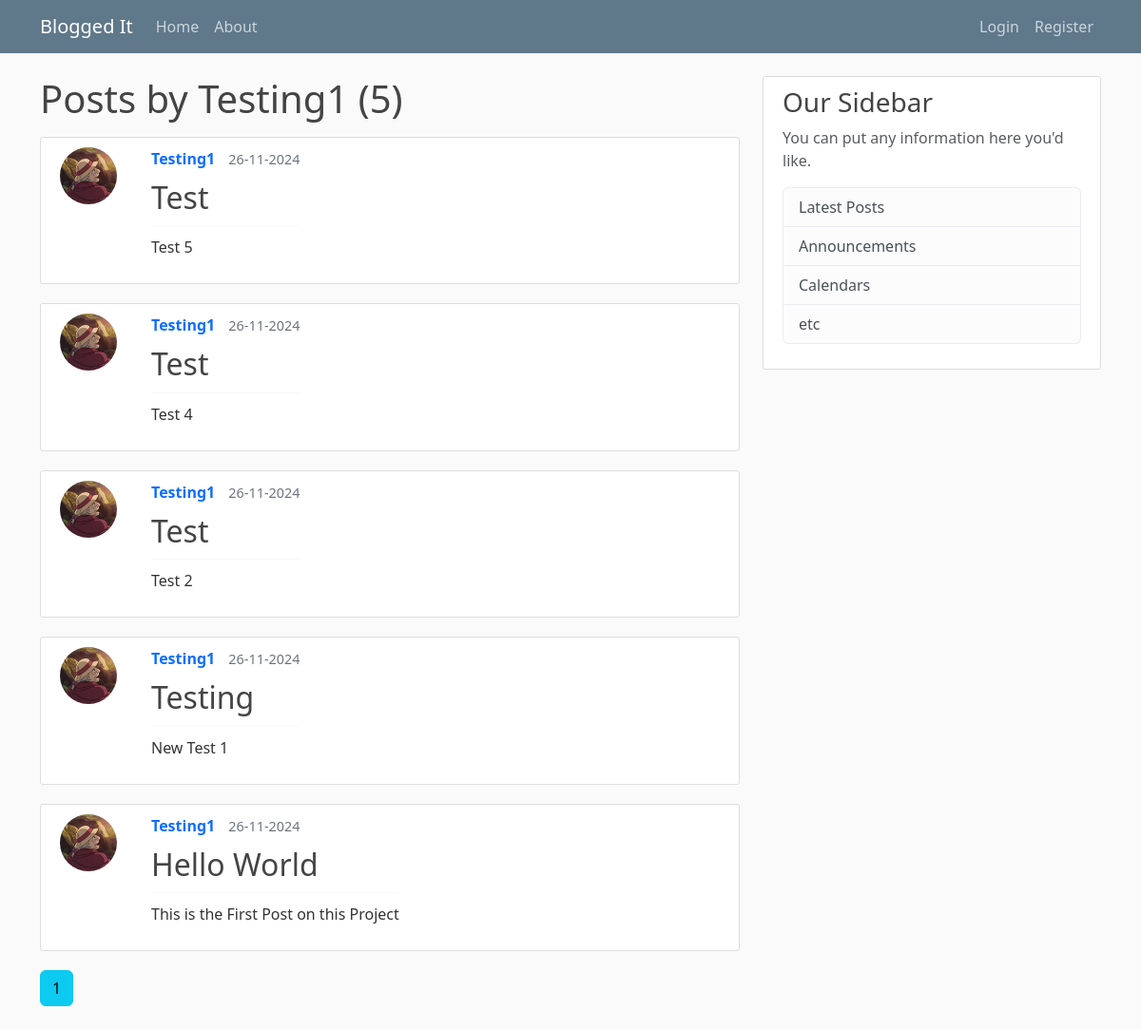
Page /user/Testing1 on the committed database.
### bloggedit/models.py (models this page shows, shortened)
class User(db.Model, UserMixin):
    id = db.Column(db.Integer, primary_key=True)
    username = db.Column(db.String(20), unique=True, nullable=False)
    email = db.Column(db.String(120), unique=True, nullable=False)
    image_file = db.Column(db.String(20), nullable=False, default='default.png')
    password = db.Column(db.String(60), nullable=False)
    posts = db.relationship('Post', backref='author', lazy=True)

class Post(db.Model):
    id = db.Column(db.Integer, primary_key=True)
    title = db.Column(db.String(100), nullable=False)
    date_posted = db.Column(db.DateTime, nullable=False, default=datetime.utcnow)
    content = db.Column(db.Text, nullable=False)
    user_id = db.Column(db.Integer, db.ForeignKey('user.id'), nullable=False)

### bloggedit/routes.py (the view)
@app.route("/user/<string:username>")
def user_posts(username):
    page = request.args.get('page', 1, type=int)
    user = User.query.filter_by(username=username).first_or_404()
    posts = Post.query.filter_by(author=user)\
        .order_by(Post.date_posted.desc())\
        .paginate(per_page=5, page=page)
    return render_template("user_posts.html", posts=posts, user=user)

### bloggedit/templates/user_posts.html
{% extends "layout.html" %}
{% block content %}
<h1 class="mb-3">Posts by {{ user.username }} ({{ posts.total }})</h1>
{% for post in posts.items %}
<article class="media content-section" style="display: flex; align-items: flex-start; gap: 20px; margin-bottom: 20px;">
  <div style="flex-shrink: 0;">
    <img class="rounded-circle article-img"
         src="{{ url_for('static', filename='profile_pics/' + post.author.image_file) }}"
         style="width: 60px; height: 60px;">
  </div>
  <div class="media-body">
    <div style="margin-bottom: 10px;">
      <span style="font-weight: bold; text-decoration: none; display: inline-block;">
        <a href="{{url_for('user_posts', username=post.author.username)}}" style="color-inherit; font-weight: bold; text-decoration: none; display: block;">
          {{ post.author.username }}
        </a>
      </span>
      <span style="font-size: 0.9em; color: #6c757d; margin-left: 10px;">{{ post.date_posted.strftime('%d-%m-%Y') }}</span>
    </div>
    <h2><a class="article-title" href="{{ url_for('post', post_id=post.id) }}" style="text-decoration: none;">{{ post.title }}</a></h2>
    <hr style="border: none; border-top: 1px solid #dee2e6; margin: 10px 0;">
    <p class="article-content">{{ post.content }}</p>
  </div>
</article>
{% endfor %}
{% for page_num in posts.iter_pages(left_edge=1, right_edge=1, left_current=2, right_current=3) %}
  {% if page_num %}
    {% if posts.page == page_num %}
      <a class="btn btn-info mb-4" href="{{ url_for('user_posts', username=user.username, page=page_num)}}">{{ page_num }}</a>
    {% else %}
      <a class="btn btn-outline-info mb-4" href="{{ url_for('user_posts', username=user.username, page=page_num)}}">{{ page_num }}</a>
    {% endif %}
  {% else %}
    ...
  {% endif %}
{% endfor %}
{% endblock content %}

### bloggedit/static/main.css (style rules this page uses)
body { background: #fafafa; color: #333333; margin-top: 5rem; }
h1, h2, h3, h4, h5, h6 { color: #444444; }
.content-section { background: #ffffff; padding: 10px 20px; border: 1px solid #dddddd; border-radius: 3px; margin-bottom: 20px; }
.article-title { color: #444444; }
.article-content { white-space: pre-line; }
.article-img { height: 65px; width: 65px; margin-right: 16px; }
a { text-decoration: none; }

### rows in the picture
User: username "Testing1"
Post: image_file (picture), author.username "Testing1", date_posted "26-11-2024", title "Test", content "Test 5"
Post: image_file (picture), author.username "Testing1", date_posted "26-11-2024", title "Test", content "Test 4"
Post: image_file (picture), author.username "Testing1", date_posted "26-11-2024", title "Test", content "Test 2"
Post: image_file (picture), author.username "Testing1", date_posted "26-11-2024", title "Testing", content "New Test 1"
Post: image_file (picture), author.username "Testing1", date_posted "26-11-2024", title "Hello World", content "This is the First Post on this Project"

### other values in the picture
{{ posts.total }} "5"
{{ page_num }} "1"
